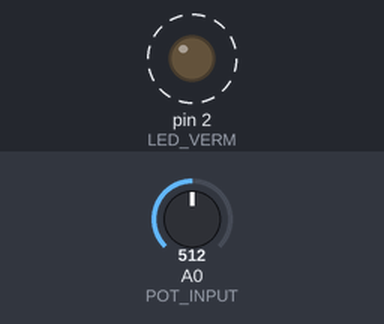
This sketch was run on a simulated Arduino Uno, built with avr-gcc and run on an emulated ATmega328P. On the bench: output pins drawn as LEDs (lit = HIGH). Dashed ring = blinking. The test bench sets the inputs (shaded band); at power-on: A0 (POT_INPUT) = 512.

Above: at 1.8 s.
1.9 s: A0 (POT_INPUT) set to 306
At 2.5 s:
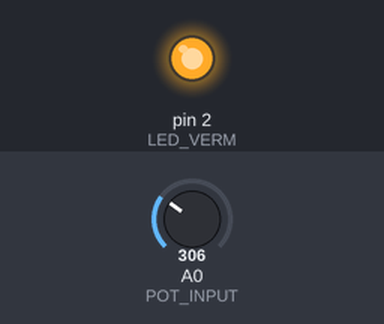
3.5 s: A0 (POT_INPUT) set to 716
At 4.4 s:
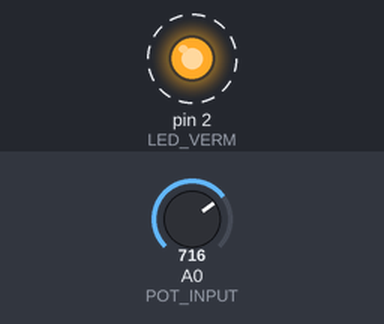
Timing chart, 0 to 13.0 s (numbered marks = the images above; inputs shaded):
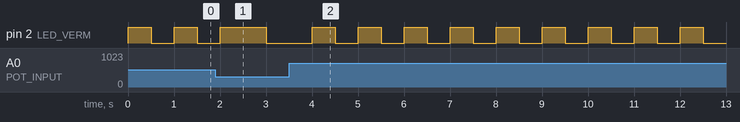

The sketch:

EXERCICIO_1.ino
```cpp
// NOMEANDO CONSTANTES

#define POT_INPUT A0
#define LED_VERM 2

// DECLARAÇÃO DE VARIÁVEL

int potValue;

void setup() {
  pinMode(POT_INPUT, INPUT);
  pinMode(LED_VERM, OUTPUT);
}

void loop() {
  potValue = analogRead(POT_INPUT);

  // VARIAÇÃO DE VELOCIDADE SE O POTENCIÔMETRO ESTIVER MAIOR OU MENOR QUE 50%

  if (potValue < 1023*0.5) {
    digitalWrite(LED_VERM, HIGH);
    delay(1000);
    digitalWrite(LED_VERM, LOW);
    delay(1000);
  } else {
    digitalWrite(LED_VERM, HIGH);
    delay(500);
    digitalWrite(LED_VERM, LOW);
    delay(500);
  }
}
```

Measured:
- after the input at 3.5 s, pin 2 (LED_VERM): alternates HIGH for 0.50 s and LOW for 0.50 s, starting after 1.0 s
- by itself, pin 2 (LED_VERM): alternates HIGH for 0.50 s and LOW for 0.50 s
